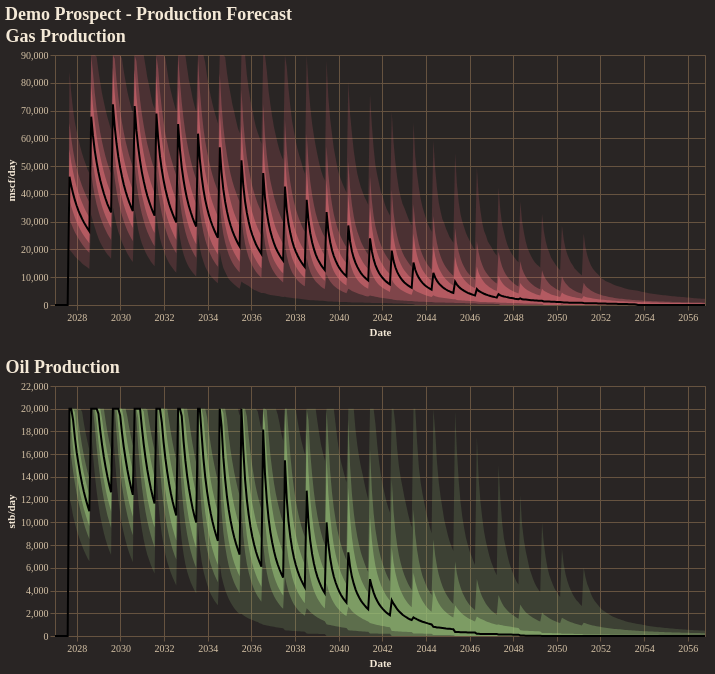

Source (notebook cell):
### Code cell
fig = reporter.plotter.combined_production_plot(
    figsize=(650, 250),
    backend=PLOTTING_BACKEND
)
fig.show()

### Figure 1 — Vega-Lite specification as saved in the notebook (floating-point values rounded to 4 significant figures; data arrays with more than 128 entries replaced by an {"elided": "..."} marker saying what was removed)
{"config": {"background": "#292524", "view": {"fill": "#292524", "stroke": "#665340"}, "title": {"color": "#f4e9d7", "font": "Merriweather", "fontSize": 18, "fontWeight": 600, "subtitleColor": "#d5c2a6", "anchor": "start"}, "axis": {"domainColor": "#665340", "gridColor": "#665340", "tickColor": "#665340", "labelColor": "#d5c2a6", "titleColor": "#f4e9d7", "labelFont": "Merriweather", "titleFont": "Merriweather"}, "legend": {"titleColor": "#f4e9d7", "labelColor": "#d5c2a6", "labelFont": "Merriweather", "titleFont": "Merriweather", "orient": "top-right", "symbolType": "circle"}, "header": {"labelColor": "#d5c2a6", "titleColor": "#f4e9d7", "labelFont": "Merriweather", "titleFont": "Merriweather"}, "mark": {"color": "#c78d3b"}, "line": {"color": "#c78d3b"}, "bar": {"color": "#c78d3b"}, "point": {"color": "#ddb06d"}, "area": {"color": "#c78d3b", "opacity": 0.35}, "text": {"color": "#f4e9d7", "font": "Merriweather"}, "range": {"category": ["#5DA5DA", "#F28E2B", "#59C36A", "#E15759", "#B07AA1", "#4ECDC4", "#FF9DA7", "#EDC948"]}}, "vconcat": [{"layer": [{"mark": {"type": "area", "color": "rgba(224, 108, 117, 1.0)", "opacity": 0.18}, "encoding": {"tooltip": [{"field": "date", "title": "Date", "type": "temporal"}, {"field": "p01", "format": ",.2f", "title": "P01", "type": "quantitative"}, {"field": "p10", "format": ",.2f", "title": "P10", "type": "quantitative"}, {"field": "p25", "format": ",.2f", "title": "P25", "type": "quantitative"}, {"field": "p50", "format": ",.2f", "title": "P50", "type": "quantitative"}, {"field": "p75", "format": ",.2f", "title": "P75", "type": "quantitative"}, {"field": "p90", "format": ",.2f", "title": "P90", "type": "quantitative"}, {"field": "p99", "format": ",.2f", "title": "P99", "type": "quantitative"}], "x": {"field": "date", "title": "Date", "type": "temporal"}, "y": {"field": "p01", "title": "mscf/day", "type": "quantitative"}, "y2": {"field": "p99"}}}, {"mark": {"type": "area", "color": "rgba(224, 108, 117, 1.0)", "opacity": 0.35}, "encoding": {"tooltip": [{"field": "date", "title": "Date", "type": "temporal"}, {"field": "p01", "format": ",.2f", "title": "P01", "type": "quantitative"}, {"field": "p10", "format": ",.2f", "title": "P10", "type": "quantitative"}, {"field": "p25", "format": ",.2f", "title": "P25", "type": "quantitative"}, {"field": "p50", "format": ",.2f", "title": "P50", "type": "quantitative"}, {"field": "p75", "format": ",.2f", "title": "P75", "type": "quantitative"}, {"field": "p90", "format": ",.2f", "title": "P90", "type": "quantitative"}, {"field": "p99", "format": ",.2f", "title": "P99", "type": "quantitative"}], "x": {"field": "date", "title": "Date", "type": "temporal"}, "y": {"field": "p10", "title": "mscf/day", "type": "quantitative"}, "y2": {"field": "p90"}}}, {"mark": {"type": "area", "color": "rgba(224, 108, 117, 1.0)", "opacity": 0.55}, "encoding": {"tooltip": [{"field": "date", "title": "Date", "type": "temporal"}, {"field": "p01", "format": ",.2f", "title": "P01", "type": "quantitative"}, {"field": "p10", "format": ",.2f", "title": "P10", "type": "quantitative"}, {"field": "p25", "format": ",.2f", "title": "P25", "type": "quantitative"}, {"field": "p50", "format": ",.2f", "title": "P50", "type": "quantitative"}, {"field": "p75", "format": ",.2f", "title": "P75", "type": "quantitative"}, {"field": "p90", "format": ",.2f", "title": "P90", "type": "quantitative"}, {"field": "p99", "format": ",.2f", "title": "P99", "type": "quantitative"}], "x": {"field": "date", "title": "Date", "type": "temporal"}, "y": {"field": "p25", "title": "mscf/day", "type": "quantitative"}, "y2": {"field": "p75"}}}, {"mark": {"type": "line", "color": "black", "strokeWidth": 2}, "encoding": {"tooltip": [{"field": "date", "title": "Date", "type": "temporal"}, {"field": "p01", "format": ",.2f", "title": "P01", "type": "quantitative"}, {"field": "p10", "format": ",.2f", "title": "P10", "type": "quantitative"}, {"field": "p25", "format": ",.2f", "title": "P25", "type": "quantitative"}, {"field": "p50", "format": ",.2f", "title": "P50", "type": "quantitative"}, {"field": "p75", "format": ",.2f", "title": "P75", "type": "quantitative"}, {"field": "p90", "format": ",.2f", "title": "P90", "type": "quantitative"}, {"field": "p99", "format": ",.2f", "title": "P99", "type": "quantitative"}], "x": {"field": "date", "title": "Date", "type": "temporal"}, "y": {"field": "p50", "title": "mscf/day", "type": "quantitative"}}}], "data": {"name": "data-4f9ac4d33edf522df55d256c9d4aa830"}, "height": 250, "title": "Gas Production", "width": 650}, {"layer": [{"mark": {"type": "area", "color": "rgba(152, 195, 121, 1.0)", "opacity": 0.18}, "encoding": {"tooltip": [{"field": "date", "title": "Date", "type": "temporal"}, {"field": "p01", "format": ",.2f", "title": "P01", "type": "quantitative"}, {"field": "p10", "format": ",.2f", "title": "P10", "type": "quantitative"}, {"field": "p25", "format": ",.2f", "title": "P25", "type": "quantitative"}, {"field": "p50", "format": ",.2f", "title": "P50", "type": "quantitative"}, {"field": "p75", "format": ",.2f", "title": "P75", "type": "quantitative"}, {"field": "p90", "format": ",.2f", "title": "P90", "type": "quantitative"}, {"field": "p99", "format": ",.2f", "title": "P99", "type": "quantitative"}], "x": {"field": "date", "title": "Date", "type": "temporal"}, "y": {"field": "p01", "title": "stb/day", "type": "quantitative"}, "y2": {"field": "p99"}}}, {"mark": {"type": "area", "color": "rgba(152, 195, 121, 1.0)", "opacity": 0.35}, "encoding": {"tooltip": [{"field": "date", "title": "Date", "type": "temporal"}, {"field": "p01", "format": ",.2f", "title": "P01", "type": "quantitative"}, {"field": "p10", "format": ",.2f", "title": "P10", "type": "quantitative"}, {"field": "p25", "format": ",.2f", "title": "P25", "type": "quantitative"}, {"field": "p50", "format": ",.2f", "title": "P50", "type": "quantitative"}, {"field": "p75", "format": ",.2f", "title": "P75", "type": "quantitative"}, {"field": "p90", "format": ",.2f", "title": "P90", "type": "quantitative"}, {"field": "p99", "format": ",.2f", "title": "P99", "type": "quantitative"}], "x": {"field": "date", "title": "Date", "type": "temporal"}, "y": {"field": "p10", "title": "stb/day", "type": "quantitative"}, "y2": {"field": "p90"}}}, {"mark": {"type": "area", "color": "rgba(152, 195, 121, 1.0)", "opacity": 0.55}, "encoding": {"tooltip": [{"field": "date", "title": "Date", "type": "temporal"}, {"field": "p01", "format": ",.2f", "title": "P01", "type": "quantitative"}, {"field": "p10", "format": ",.2f", "title": "P10", "type": "quantitative"}, {"field": "p25", "format": ",.2f", "title": "P25", "type": "quantitative"}, {"field": "p50", "format": ",.2f", "title": "P50", "type": "quantitative"}, {"field": "p75", "format": ",.2f", "title": "P75", "type": "quantitative"}, {"field": "p90", "format": ",.2f", "title": "P90", "type": "quantitative"}, {"field": "p99", "format": ",.2f", "title": "P99", "type": "quantitative"}], "x": {"field": "date", "title": "Date", "type": "temporal"}, "y": {"field": "p25", "title": "stb/day", "type": "quantitative"}, "y2": {"field": "p75"}}}, {"mark": {"type": "line", "color": "black", "strokeWidth": 2}, "encoding": {"tooltip": [{"field": "date", "title": "Date", "type": "temporal"}, {"field": "p01", "format": ",.2f", "title": "P01", "type": "quantitative"}, {"field": "p10", "format": ",.2f", "title": "P10", "type": "quantitative"}, {"field": "p25", "format": ",.2f", "title": "P25", "type": "quantitative"}, {"field": "p50", "format": ",.2f", "title": "P50", "type": "quantitative"}, {"field": "p75", "format": ",.2f", "title": "P75", "type": "quantitative"}, {"field": "p90", "format": ",.2f", "title": "P90", "type": "quantitative"}, {"field": "p99", "format": ",.2f", "title": "P99", "type": "quantitative"}], "x": {"field": "date", "title": "Date", "type": "temporal"}, "y": {"field": "p50", "title": "stb/day", "type": "quantitative"}}}], "data": {"name": "data-97e7f5e25324b5145074d2d98980cc59"}, "height": 250, "title": "Oil Production", "width": 650}], "title": "Demo Prospect - Production Forecast", "$schema": "https://vega.github.io/schema/vega-lite/v5.20.1.json", "datasets": {"data-4f9ac4d33edf522df55d256c9d4aa830": {"elided": "360 records"}, "data-97e7f5e25324b5145074d2d98980cc59": {"elided": "360 records"}}}
